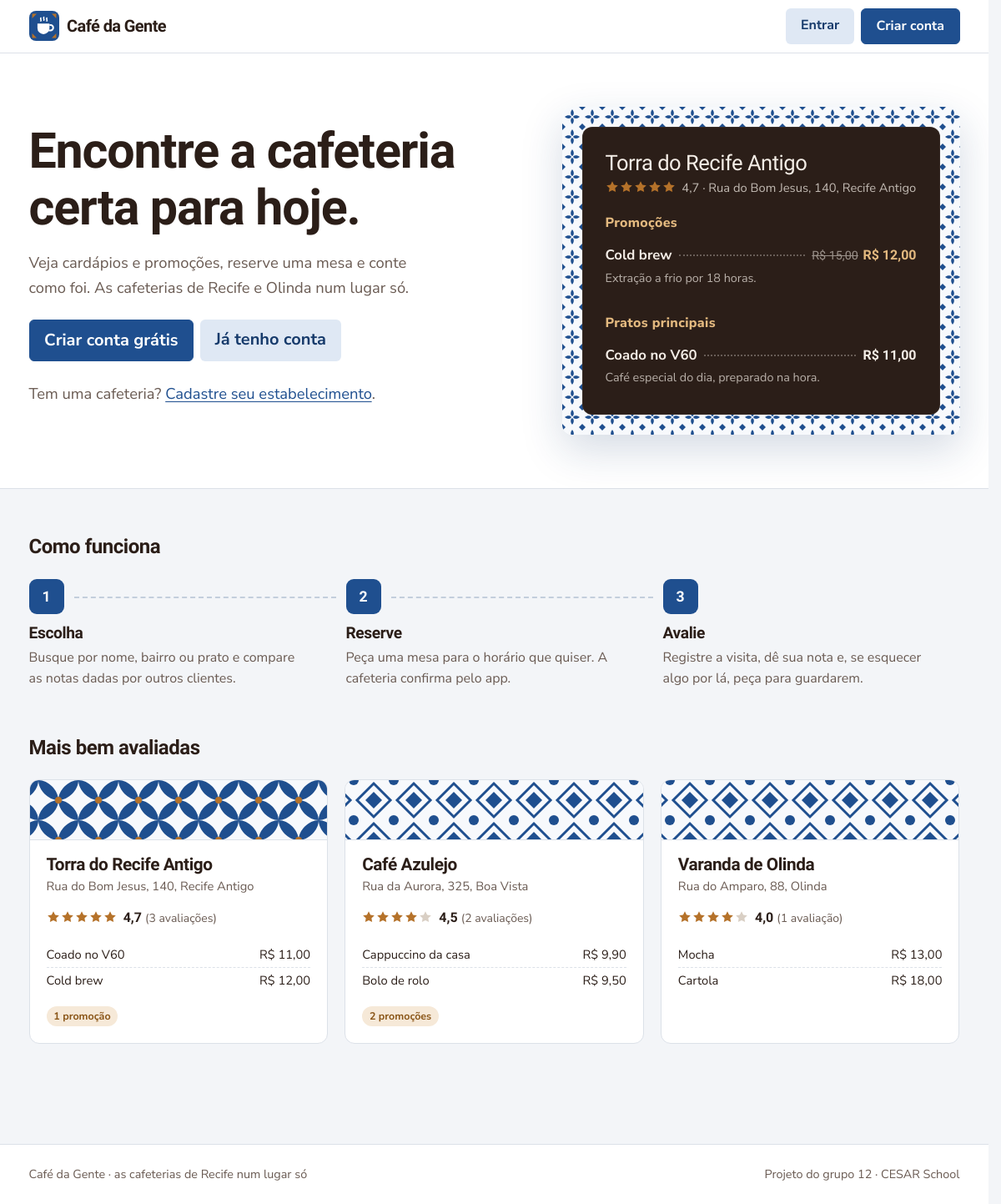
The page / on the database its author committed.
### coffee12app/models.py (models this page shows, shortened)
class Estabelecimento(models.Model):
    nome = models.CharField(max_length=100)
    endereco = models.CharField(max_length=200)
    telefone = models.CharField(max_length=15)
    proprietario = models.ForeignKey(CustomUser, on_delete=models.CASCADE)
    descricao_horario = models.CharField(max_length=200, default='')

class Prato(models.Model):
    nome = models.CharField(max_length=100)
    descricao = models.TextField()
    preco = models.DecimalField(max_digits=6, decimal_places=2)
    preco_promocional = models.DecimalField(max_digits=6, decimal_places=2, null=True, blank=True)
    estabelecimento = models.ForeignKey(Estabelecimento, on_delete=models.CASCADE)
    prato_principal = models.BooleanField(default=False)
    @property
    def em_promocao(self):
        return self.preco_promocional is not None and self.preco_promocional < self.preco

### coffee12app/views.py (the view)
# urls.py: path('',views.Inicio,name='inicio'),
def Inicio(request):
    if request.user.is_authenticated:
        return redirect(home_para(request.user))
    destaques = cafeterias_com_resumo().order_by(F('media').desc(nulls_last=True))[:3]
    return render(request, 'inicio.html', {'destaques': destaques})

### coffee12app/context_processors.py (called while the page is built, shortened)
def navegacao(request):
    user = getattr(request, 'user', None)
    match = getattr(request, 'resolver_match', None)
    contexto = {'rota_atual': match.url_name if match else ''}
    if not user or not user.is_authenticated:
        return contexto

### coffee12app/templatetags/cafe_tags.py (called while the page is built)
@register.filter
def brl(valor):
    if valor is None or valor == '':
        return ''
    try:
        valor = Decimal(valor)
    except (InvalidOperation, TypeError, ValueError):
        return valor
    texto = f'{valor:,.2f}'.replace(',', 'X').replace('.', ',').replace('X', '.')
    return f'R$ {texto}'

@register.filter
def nota(valor):
    if valor is None:
        return ''
    return f'{float(valor):.1f}'.replace('.', ',')

@register.inclusion_tag('partials/estrelas.html')
def estrelas(valor, tamanho='md'):
    valor = float(valor or 0)
    cheias = int(round(valor))
    return {'cheias': range(cheias), 'vazias': range(5 - cheias), 'valor': valor, 'tamanho': tamanho}

@register.filter
def azulejo(valor):
    return sum(ord(c) for c in str(valor)) % 4 + 1

### coffee12app/views.py (called while the page is built)
def cafeterias_com_resumo():
    return (
        Estabelecimento.objects
        .annotate(media=Avg('feedback__rating'), total_avaliacoes=Count('feedback', distinct=True))
        .prefetch_related(
            Prefetch('prato_set', queryset=Prato.objects.filter(prato_principal=True), to_attr='destaques'),
            Prefetch(
                'prato_set',
                queryset=Prato.objects.filter(preco_promocional__isnull=False, preco_promocional__lt=F('preco')),
                to_attr='promocoes',
            ),
        )
    )

### templates/inicio.html (shortened to what this page needs)
{% extends 'base.html' %}
{% load cafe_tags %}
{% block conteudo %}
<section class="hero">
  <div class="container hero-grade">
    <div class="hero-texto">
      <h1>Encontre a cafeteria certa para hoje.</h1>
      <p>Veja cardápios e promoções, reserve uma mesa e conte como foi. As cafeterias de Recife e Olinda num lugar só.</p>
      <div class="d-flex flex-wrap gap-2 mt-4">
        <a class="btn btn-primary btn-lg" href="{% url 'signup' %}">Criar conta grátis</a>
        <a class="btn btn-claro btn-lg" href="{% url 'login' %}">Já tenho conta</a>
      </div>
      <p class="hero-dono">Tem uma cafeteria? <a href="{% url 'signupCafe' %}">Cadastre seu estabelecimento</a>.</p>
    </div>
    <div class="vitrine azulejo-1" aria-label="Exemplo de cardápio">
      {% with top=destaques.0 %}
      <div class="cardapio">
        {% if top %}
          <h2 class="h4 mb-1">{{ top.nome }}</h2>
          <p class="vitrine-sub">
            {% if top.media %}{% estrelas top.media %} <span class="ms-1">{{ top.media|nota }}</span> · {% endif %}{{ top.endereco }}
          </p>
          {% if top.promocoes %}
            <h3>Promoções</h3>
            {% for prato in top.promocoes|slice:":2" %}{% include 'partials/item_menu.html' %}{% endfor %}
          {% endif %}
          {% if top.destaques %}
            <h3>Pratos principais</h3>
            {% for prato in top.destaques|slice:":2" %}{% if not prato.em_promocao %}{% include 'partials/item_menu.html' %}{% endif %}{% endfor %}
          {% endif %}
        {% else %}
          <h2 class="h4">Cardápio do dia</h2>
          <p class="vazio">Assim que as cafeterias publicarem seus cardápios, eles aparecem aqui.</p>
        {% endif %}
      </div>
      {% endwith %}
    </div>
  </div>
</section>
<section class="secao">
  <div class="container">
    <h2 class="mb-4">Como funciona</h2>
    <ol class="passos">
      <li>
        <h3>Escolha</h3>
        <p>Busque por nome, bairro ou prato e compare as notas dadas por outros clientes.</p>
      </li>
      <li>
        <h3>Reserve</h3>
        <p>Peça uma mesa para o horário que quiser. A cafeteria confirma pelo app.</p>
      </li>
      <li>
        <h3>Avalie</h3>
        <p>Registre a visita, dê sua nota e, se esquecer algo por lá, peça para guardarem.</p>
      </li>
    </ol>
  </div>
</section>
{% if destaques %}
<section class="secao pt-0">
  <div class="container">
    <h2 class="mb-4">Mais bem avaliadas</h2>
    <div class="grade-cafes">
      {% for cafe in destaques %}
        {% include 'partials/cafe_card.html' with cafe=cafe mostrar_favorito=False %}
      {% endfor %}
    </div>
  </div>
</section>
{% endif %}
{% endblock %}

### templates/base.html (shortened to what this page needs)
{% load static cafe_tags %}<!doctype html>
<html lang="pt-BR">
<head>
  <link href="https://cdn.jsdelivr.net/npm/bootstrap@5.3.3/dist/css/bootstrap.min.css" rel="stylesheet">
  <link href="https://cdn.jsdelivr.net/npm/bootstrap-icons@1.11.3/font/bootstrap-icons.min.css" rel="stylesheet">
  <link href="{% static 'css/app.css' %}" rel="stylesheet">
</head>
<body>
  <header class="barra">
    <nav class="navbar navbar-expand-lg">
      <div class="container">
        {% if user.is_authenticated %}
          <a class="marca" href="{% if eh_dono_cafe %}{% url 'homepagecafe' %}{% else %}{% url 'homepage' %}{% endif %}">
        {% else %}
          <a class="marca" href="{% url 'inicio' %}">
        {% endif %}
            Café da Gente
          </a>
        {% if user.is_authenticated %}
          <button class="navbar-toggler" type="button" data-bs-toggle="collapse" data-bs-target="#menu" aria-controls="menu" aria-expanded="false" aria-label="Abrir menu">
            <span class="navbar-toggler-icon"></span>
          </button>
          <div class="collapse navbar-collapse" id="menu">
            <ul class="navbar-nav ms-lg-4 me-auto">
              {% if eh_dono_cafe %}
                <li class="nav-item"><a class="nav-link {% if rota_atual == 'homepagecafe' %}ativo{% endif %}" href="{% url 'homepagecafe' %}">Painel</a></li>
                {% if minha_cafeteria %}
                  <li class="nav-item"><a class="nav-link {% if rota_atual == 'excluirPrato' or rota_atual == 'cadastrarPrato' or rota_atual == 'editarPrato' %}ativo{% endif %}" href="{% url 'excluirPrato' %}">Cardápio</a></li>
                  <li class="nav-item"><a class="nav-link {% if rota_atual == 'reserva_listar' %}ativo{% endif %}" href="{% url 'reserva_listar' %}">Reservas{% if nav_reservas_pendentes %}<span class="contador" title="pendentes">{{ nav_reservas_pendentes }}</span>{% endif %}</a></li>
                  <li class="nav-item"><a class="nav-link {% if rota_atual == 'solicitacoes' %}ativo{% endif %}" href="{% url 'solicitacoes' %}">Itens esquecidos{% if nav_itens_pendentes %}<span class="contador" title="pendentes">{{ nav_itens_pendentes }}</span>{% endif %}</a></li>
                  <li class="nav-item"><a class="nav-link {% if rota_atual == 'verFeedbacks' %}ativo{% endif %}" href="{% url 'verFeedbacks' minha_cafeteria.id %}">Avaliações</a></li>
                {% endif %}
              {% else %}
                <li class="nav-item"><a class="nav-link {% if rota_atual == 'homepage' %}ativo{% endif %}" href="{% url 'homepage' %}">Explorar</a></li>
                <li class="nav-item"><a class="nav-link {% if rota_atual == 'favoritos' %}ativo{% endif %}" href="{% url 'favoritos' %}">Favoritos</a></li>
                <li class="nav-item"><a class="nav-link {% if rota_atual == 'reserva_list' or rota_atual == 'reserva_update' %}ativo{% endif %}" href="{% url 'reserva_list' %}">Reservas</a></li>
                <li class="nav-item"><a class="nav-link {% if rota_atual == 'historico' %}ativo{% endif %}" href="{% url 'historico' %}">Histórico</a></li>
                <li class="nav-item"><a class="nav-link {% if rota_atual == 'listar_requisicoes_cliente' %}ativo{% endif %}" href="{% url 'listar_requisicoes_cliente' %}">Itens esquecidos</a></li>
              {% endif %}
            </ul>
            <div class="dropdown">
              <button class="btn p-0 border-0 d-flex align-items-center gap-2" type="button" data-bs-toggle="dropdown" aria-expanded="false">
                <span class="avatar" aria-hidden="true">{{ user.username|iniciais }}</span>
                <span class="fw-semibold">{{ user.username }}</span>
                <i class="bi bi-chevron-down small" aria-hidden="true"></i>
              </button>
              <ul class="dropdown-menu dropdown-menu-end">
                <li><span class="dropdown-item-text small texto-suave">{% if eh_dono_cafe %}Dono de cafeteria{% else %}Cliente{% endif %}</span></li>
                {% if eh_dono_cafe and minha_cafeteria %}
                  <li><a class="dropdown-item" href="{% url 'perfilCafeteria' minha_cafeteria.id %}">Ver página pública</a></li>
                  <li><a class="dropdown-item" href="{% url 'editarEstabelecimento' %}">Editar cafeteria</a></li>
                {% endif %}
                <li><hr class="dropdown-divider"></li>
                <li>
                  <form method="post" action="{% url 'logout' %}">{% csrf_token %}
                    <button class="dropdown-item" type="submit"><i class="bi bi-box-arrow-right me-2" aria-hidden="true"></i>Sair</button>
                  </form>
                </li>
              </ul>
            </div>
          </div>
        {% else %}
          <div class="d-flex gap-2">
            {% if rota_atual != 'login' %}<a class="btn btn-claro" href="{% url 'login' %}">Entrar</a>{% endif %}
            {% if rota_atual != 'signup' and rota_atual != 'signupCafe' %}<a class="btn btn-primary {% if rota_atual != 'login' %}d-none d-sm-inline-block{% endif %}" href="{% url 'signup' %}">Criar conta</a>{% endif %}
          </div>
        {% endif %}
      </div>
    </nav>
  </header>
  <main id="conteudo">
    {% block conteudo %}{% endblock %}
  </main>
  {% block rodape %}
  <footer class="rodape">
    <div class="container d-flex flex-wrap justify-content-between gap-2">
      <span>Café da Gente · as cafeterias de Recife num lugar só</span>
      <span>Projeto do grupo 12 · CESAR School</span>
    </div>
  </footer>
  {% endblock %}
</body>
</html>

### templates/partials/estrelas.html
<span class="estrelas {{ tamanho }}" role="img" aria-label="Nota {{ valor|floatformat:1 }} de 5">{% for _ in cheias %}<svg viewBox="0 0 20 20" fill="currentColor" aria-hidden="true"><path d="M10 1.5l2.6 5.3 5.9.9-4.3 4.1 1 5.8L10 14.9l-5.2 2.7 1-5.8L1.5 7.7l5.9-.9z"/></svg>{% endfor %}{% for _ in vazias %}<svg class="vazia" viewBox="0 0 20 20" fill="currentColor" aria-hidden="true"><path d="M10 1.5l2.6 5.3 5.9.9-4.3 4.1 1 5.8L10 14.9l-5.2 2.7 1-5.8L1.5 7.7l5.9-.9z"/></svg>{% endfor %}</span>

### templates/partials/item_menu.html
{% load cafe_tags %}
<div class="item-menu">
  <div class="linha">
    <span class="nome">{{ prato.nome }}</span>
    <span class="pontilhado" aria-hidden="true"></span>
    <span class="preco">
      {% if prato.em_promocao %}
        <s aria-label="de">{{ prato.preco|brl }}</s><span class="promo">{{ prato.preco_promocional|brl }}</span>
      {% else %}
        {{ prato.preco|brl }}
      {% endif %}
    </span>
  </div>
  {% if prato.descricao %}<p class="descricao">{{ prato.descricao }}</p>{% endif %}
</div>

### templates/partials/cafe_card.html (shortened to what this page needs)
{% load cafe_tags %}
<article class="cafe">
  <div class="cafe-topo azulejo-{{ cafe.nome|azulejo }}" aria-hidden="true"></div>
  <div class="cafe-corpo">
    <h3><a href="{% url 'perfilCafeteria' cafe.id %}">{{ cafe.nome }}</a></h3>
    <div class="cafe-endereco">{{ cafe.endereco }}</div>
    <div class="mb-3">
      {% if cafe.media %}
        {% estrelas cafe.media %} <span class="nota-media ms-1">{{ cafe.media|nota }}</span>
        <span class="texto-suave small">({{ cafe.total_avaliacoes }} avaliaç{{ cafe.total_avaliacoes|pluralize:"ão,ões" }})</span>
      {% else %}
        <span class="sem-nota">Ainda sem avaliações</span>
      {% endif %}
    </div>
    {% if cafe.destaques or cafe.promocoes %}
      <ul class="cafe-destaques">
        {% for prato in cafe.destaques|slice:":3" %}
          <li><span>{{ prato.nome }}</span><span>{% if prato.em_promocao %}{{ prato.preco_promocional|brl }}{% else %}{{ prato.preco|brl }}{% endif %}</span></li>
        {% endfor %}
      </ul>
    {% endif %}
    <div class="cafe-rodape">
      {% if cafe.promocoes %}
        <span class="etiqueta etiqueta-promo">{{ cafe.promocoes|length }} promoç{{ cafe.promocoes|length|pluralize:"ão,ões" }}</span>
      {% else %}
        <span></span>
      {% endif %}
    </div>
  </div>
</article>

### rows shown on the page
Estabelecimento: nome "Torra do Recife Antigo", media|nota "4,7", endereco "Rua do Bom Jesus, 140, Recife Antigo", total_avaliacoes "3", promocoes|length "1"
Prato: nome "Cold brew", preco|brl "R$ 15,00", preco_promocional|brl "R$ 12,00", descricao "Extração a frio por 18 horas."
Prato: nome "Coado no V60", preco|brl "R$ 11,00", descricao "Café especial do dia, preparado na hora."
Estabelecimento: nome "Café Azulejo", endereco "Rua da Aurora, 325, Boa Vista", media|nota "4,5", total_avaliacoes "2", promocoes|length "2"
Prato: nome "Cappuccino da casa", preco_promocional|brl "R$ 9,90"
Prato: nome "Bolo de rolo", preco|brl "R$ 9,50"
Estabelecimento: nome "Varanda de Olinda", endereco "Rua do Amparo, 88, Olinda", media|nota "4,0", total_avaliacoes "1"
Prato: nome "Mocha", preco|brl "R$ 13,00"
Prato: nome "Cartola", preco|brl "R$ 18,00"
